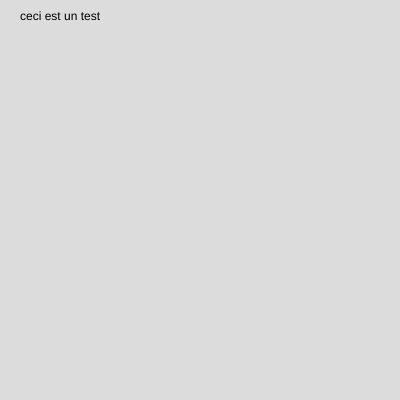
Frame 1 (no input)
Frame 60 (no input): identical to frame 1, image omitted
Frame 120 (the mouse pressed at the canvas centre since frame 60): identical to frame 1, image omitted

The p5.js sketch that drew this single still picture (run headless with seeded random() and noise() and a simulated clock; from frame 60 on, the mouse is pressed at the canvas centre):

// p5.js sketch
// ── sketch.js
function setup() {
  createCanvas(400, 400);
}

function draw() {
  background(220);
  text("ceci est un test", 20, 20);
}
